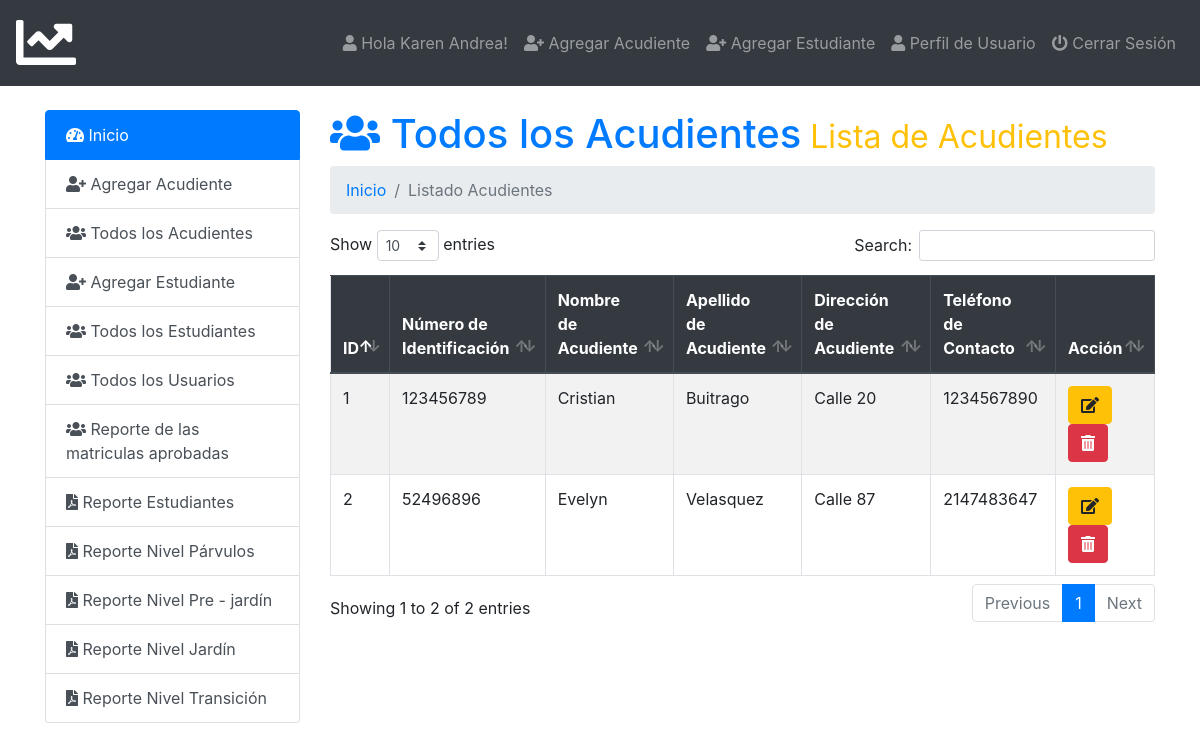
Screenshot of /admin/index.php?page=all-acudiente (signed in) with the database file from the repository.
### tables this page shows
CREATE TABLE `users` (
  `id` int(11) NOT NULL,
  `name` varchar(50) NOT NULL,
  `email` varchar(50) NOT NULL,
  `username` varchar(50) NOT NULL,
  `password` varchar(100) NOT NULL,
  `photo` varchar(50) NOT NULL,
  `status` varchar(12) NOT NULL,
  `datetime` timestamp NOT NULL DEFAULT current_timestamp()
);

CREATE TABLE `acu_info` (
  `id` int(11) NOT NULL,
  `identification_number` int(11) NOT NULL,
  `name` varchar(20) NOT NULL,
  `surname` varchar(20) NOT NULL,
  `city` varchar(20) NOT NULL,
  `pcontact` int(11) NOT NULL,
  `datetime` timestamp NOT NULL DEFAULT current_timestamp()
);

### admin/all-acudiente.php (the view, shortened to what this page needs)
<h1 class="text-primary"><i class="fas fa-users"></i>  Todos los Acudientes<small class="text-warning"> Lista de Acudientes</small></h1>
<nav aria-label="breadcrumb">
  <ol class="breadcrumb">
     <li class="breadcrumb-item" aria-current="page"><a href="index.php">Inicio </a></li>
     <li class="breadcrumb-item active" aria-current="page">Listado Acudientes</li>
  </ol>
</nav>
<table class="table  table-striped table-hover table-bordered" id="data">
  <thead class="thead-dark">
    <tr>
      <th scope="col">ID</th>
      <th scope="col">Número de Identificación</th>
      <th scope="col">Nombre de Acudiente</th>
      <th scope="col">Apellido de Acudiente</th>
      <th scope="col">Dirección de Acudiente</th>
      <th scope="col">Teléfono de Contacto</th>
      <th scope="col">Acción</th>
    </tr>
  </thead>
  <tbody>
    <?php
      $query=mysqli_query($db_con,'SELECT * FROM `acu_info` ORDER BY `acu_info`.`datetime` DESC;');
      $i=1;
      while ($result = mysqli_fetch_array($query)) { ?>
      <tr>
        <?php
        echo '<td>'.$i.'</td>
          <td>'.ucwords($result['identification_number']).'</td>
          <td>'.ucwords($result['name']).'</td>
          <td>'.ucwords($result['surname']).'</td>
          <td>'.ucwords($result['city']).'</td>
          <td>'.ucwords($result['pcontact']).'</td>
          <td>
            <a class="btn btn-xs btn-warning" href="index.php?page=editacudiente&id='.base64_encode($result['id']).'&photo='.base64_encode($result['name']).'">
              <i class="fa fa-edit"></i></a>
             &nbsp; <a class="btn btn-xs btn-danger" onclick="javascript:confirmationDelete($(this));return false;" href="index.php?page=delete&id='.base64_encode($result['id']).'&photo='.base64_encode($result['name']).'">
             <i class="fas fa-trash-alt"></i></a></td>';?>
      </tr>
     <?php $i++;} ?>
  </tbody>
</table>

### admin/index.php (shortened to what this page needs)
<?php require_once 'db_con.php';
?>
<!doctype html>
<html lang="en">
  <head>
    <link rel="stylesheet" href="../css/bootstrap.min.css">
    <link rel="stylesheet" href="../css/dataTables.bootstrap4.min.css">
    <link rel="stylesheet" href="../css/fontawesome.min.css">
    <link rel="stylesheet" href="../css/solid.min.css">
    <link rel="stylesheet" href="https://cdnjs.cloudflare.com/ajax/libs/animate.css/4.0.0/animate.min.css"/>
    <link rel="stylesheet" type="text/css" href="../css/style.css">
  </head>
  <body>
<nav class="navbar navbar-expand-lg navbar-dark bg-dark">
  <a class="navbar-brand" href="index.php"><i class="fas fa-chart-line fa-3x"></i></a>
  <div class="navbar-collapse collapse justify-content-end" id="navbarSupportedContent">
    <?php $showuser = $_SESSION['user_login']; $haha = mysqli_query($db_con,"SELECT * FROM `users` WHERE `username`='$showuser';"); $showrow=mysqli_fetch_array($haha); ?>
    <ul class="nav navbar-nav ">
      <li class="nav-item"><a class="nav-link" href="index.php?page=user-profile"><i class="fa fa-user"></i> Hola <?php echo $showrow['name']; ?>!</a></li>
      <li class="nav-item"><a class="nav-link" href="index.php?page=add-acudiente"><i class="fa fa-user-plus"></i> Agregar Acudiente</a></li>
      <li class="nav-item"><a class="nav-link" href="index.php?page=add-student"><i class="fa fa-user-plus"></i> Agregar Estudiante</a></li>
      <li class="nav-item"><a class="nav-link" href="index.php?page=user-profile"><i class="fa fa-user"></i> Perfil de Usuario</a></li>
      <li class="nav-item"><a class="nav-link" href="logout.php"><i class="fa fa-power-off"></i> Cerrar Sesión</a></li>
    </ul>
  </div>
</nav>
<br>
    <div class="container">
        <div class="row">
          <div class="col-md-3">
            <div class="list-group">
              <a href="index.php?page=dashboard" class="list-group-item list-group-item-action active">
               <i class="fas fa-tachometer-alt"></i> Inicio
              </a>
              <a href="index.php?page=add-acudiente" class="list-group-item list-group-item-action"><i class="fa fa-user-plus"></i> Agregar Acudiente</a>
              <a href="index.php?page=all-acudiente" class="list-group-item list-group-item-action"><i class="fa fa-users"></i> Todos los Acudientes</a>
              <a href="index.php?page=add-student" class="list-group-item list-group-item-action"><i class="fa fa-user-plus"></i> Agregar Estudiante</a>
              <a href="index.php?page=all-student" class="list-group-item list-group-item-action"><i class="fa fa-users"></i> Todos los Estudiantes</a>
              <a href="index.php?page=all-users" class="list-group-item list-group-item-action"><i class="fa fa-users"></i> Todos los Usuarios</a>
              <a href="index.php?page=all-student-report" class="list-group-item list-group-item-action"><i class="fa fa-users"></i> Reporte de las matriculas aprobadas</a>
              <a href="../admin/pdf/reporteestudiante.php" target="_blank" class="list-group-item list-group-item-action"><i class="fas fa-file-pdf"></i> Reporte Estudiantes</a>
              <a href="../admin/pdf/reporteparvulos.php" target="_blank" class="list-group-item list-group-item-action"><i class="fas fa-file-pdf"></i> Reporte Nivel Párvulos</a>
              <a href="../admin/pdf/reporteprejardin.php" target="_blank" class="list-group-item list-group-item-action"><i class="fas fa-file-pdf"></i> Reporte Nivel Pre - jardín</a>
              <a href="../admin/pdf/reportejardin.php" target="_blank" class="list-group-item list-group-item-action"><i class="fas fa-file-pdf"></i> Reporte Nivel Jardín</a>
              <a href="../admin/pdf/reportetransicion.php" target="_blank" class="list-group-item list-group-item-action"><i class="fas fa-file-pdf"></i> Reporte Nivel Transición</a>
            </div>
          </div>
          <div class="col-md-9">
             <div class="content">
                 <?php
                   if (isset($_GET['page'])) {
                    $page = $_GET['page'].'.php';
                    }else{
                      $page = 'dashboard.php';
                    }
                    if (file_exists($page)) {
                      require_once $page;
                    }else{
                      require_once '404.php';
                    }
                  ?>
             </div>
        </div>
        </div>
    </div>
      <br><br><br><br><br><br><br><br><br><br><br><br>
  </body>
</html>

### rows the page displays
users: name "Karen Andrea"
acu_info: identification_number "123456789", name "Cristian", surname "Buitrago", city "Calle 20", pcontact "1234567890"
acu_info: identification_number "52496896", name "Evelyn", surname "Velasquez", city "Calle 87", pcontact "2147483647"
